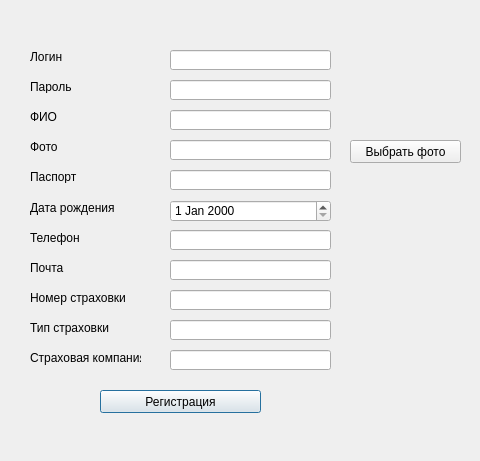
<?xml version="1.0" encoding="UTF-8"?>
<ui version="4.0">
 <class>Dialog</class>
 <widget class="QDialog" name="Dialog">
  <property name="geometry">
   <rect>
    <x>0</x>
    <y>0</y>
    <width>480</width>
    <height>461</height>
   </rect>
  </property>
  <property name="windowTitle">
   <string>Dialog</string>
  </property>
  <widget class="QLineEdit" name="reg_username">
   <property name="geometry">
    <rect>
     <x>170</x>
     <y>50</y>
     <width>161</width>
     <height>20</height>
    </rect>
   </property>
  </widget>
  <widget class="QLineEdit" name="reg_password">
   <property name="geometry">
    <rect>
     <x>170</x>
     <y>80</y>
     <width>161</width>
     <height>20</height>
    </rect>
   </property>
  </widget>
  <widget class="QLineEdit" name="reg_fullname">
   <property name="geometry">
    <rect>
     <x>170</x>
     <y>110</y>
     <width>161</width>
     <height>20</height>
    </rect>
   </property>
  </widget>
  <widget class="QPushButton" name="register_submit">
   <property name="geometry">
    <rect>
     <x>100</x>
     <y>390</y>
     <width>161</width>
     <height>23</height>
    </rect>
   </property>
   <property name="text">
    <string>Регистрация</string>
   </property>
  </widget>
  <widget class="QLabel" name="label">
   <property name="geometry">
    <rect>
     <x>30</x>
     <y>50</y>
     <width>47</width>
     <height>13</height>
    </rect>
   </property>
   <property name="text">
    <string>Логин</string>
   </property>
  </widget>
  <widget class="QLabel" name="label_2">
   <property name="geometry">
    <rect>
     <x>30</x>
     <y>80</y>
     <width>47</width>
     <height>13</height>
    </rect>
   </property>
   <property name="text">
    <string>Пароль</string>
   </property>
  </widget>
  <widget class="QLabel" name="label_3">
   <property name="geometry">
    <rect>
     <x>30</x>
     <y>110</y>
     <width>47</width>
     <height>13</height>
    </rect>
   </property>
   <property name="text">
    <string>ФИО</string>
   </property>
  </widget>
  <widget class="QLabel" name="label_5">
   <property name="geometry">
    <rect>
     <x>30</x>
     <y>140</y>
     <width>47</width>
     <height>13</height>
    </rect>
   </property>
   <property name="text">
    <string>Фото</string>
   </property>
  </widget>
  <widget class="QPushButton" name="choose_photo_button">
   <property name="geometry">
    <rect>
     <x>350</x>
     <y>140</y>
     <width>111</width>
     <height>23</height>
    </rect>
   </property>
   <property name="text">
    <string>Выбрать фото</string>
   </property>
  </widget>
  <widget class="QLineEdit" name="reg_passport">
   <property name="geometry">
    <rect>
     <x>170</x>
     <y>170</y>
     <width>161</width>
     <height>20</height>
    </rect>
   </property>
  </widget>
  <widget class="QDateEdit" name="reg_birthdate">
   <property name="geometry">
    <rect>
     <x>170</x>
     <y>200</y>
     <width>161</width>
     <height>22</height>
    </rect>
   </property>
  </widget>
  <widget class="QLineEdit" name="reg_phone">
   <property name="geometry">
    <rect>
     <x>170</x>
     <y>230</y>
     <width>161</width>
     <height>20</height>
    </rect>
   </property>
  </widget>
  <widget class="QLineEdit" name="reg_email">
   <property name="geometry">
    <rect>
     <x>170</x>
     <y>260</y>
     <width>161</width>
     <height>20</height>
    </rect>
   </property>
  </widget>
  <widget class="QLineEdit" name="reg_insurance_number">
   <property name="geometry">
    <rect>
     <x>170</x>
     <y>290</y>
     <width>161</width>
     <height>20</height>
    </rect>
   </property>
  </widget>
  <widget class="QLineEdit" name="reg_insurance_type">
   <property name="geometry">
    <rect>
     <x>170</x>
     <y>320</y>
     <width>161</width>
     <height>20</height>
    </rect>
   </property>
  </widget>
  <widget class="QLineEdit" name="reg_insurance_company">
   <property name="geometry">
    <rect>
     <x>170</x>
     <y>350</y>
     <width>161</width>
     <height>20</height>
    </rect>
   </property>
  </widget>
  <widget class="QLabel" name="label_6">
   <property name="geometry">
    <rect>
     <x>30</x>
     <y>170</y>
     <width>47</width>
     <height>13</height>
    </rect>
   </property>
   <property name="text">
    <string>Паспорт</string>
   </property>
  </widget>
  <widget class="QLabel" name="label_7">
   <property name="geometry">
    <rect>
     <x>30</x>
     <y>200</y>
     <width>101</width>
     <height>16</height>
    </rect>
   </property>
   <property name="text">
    <string>Дата рождения</string>
   </property>
  </widget>
  <widget class="QLabel" name="label_8">
   <property name="geometry">
    <rect>
     <x>30</x>
     <y>230</y>
     <width>101</width>
     <height>16</height>
    </rect>
   </property>
   <property name="text">
    <string>Телефон</string>
   </property>
  </widget>
  <widget class="QLabel" name="label_9">
   <property name="geometry">
    <rect>
     <x>30</x>
     <y>260</y>
     <width>101</width>
     <height>16</height>
    </rect>
   </property>
   <property name="text">
    <string>Почта</string>
   </property>
  </widget>
  <widget class="QLabel" name="label_10">
   <property name="geometry">
    <rect>
     <x>30</x>
     <y>290</y>
     <width>101</width>
     <height>16</height>
    </rect>
   </property>
   <property name="text">
    <string>Номер страховки</string>
   </property>
  </widget>
  <widget class="QLabel" name="label_11">
   <property name="geometry">
    <rect>
     <x>30</x>
     <y>320</y>
     <width>101</width>
     <height>16</height>
    </rect>
   </property>
   <property name="text">
    <string>Тип страховки</string>
   </property>
  </widget>
  <widget class="QLabel" name="label_12">
   <property name="geometry">
    <rect>
     <x>30</x>
     <y>350</y>
     <width>111</width>
     <height>16</height>
    </rect>
   </property>
   <property name="text">
    <string>Страховая компания</string>
   </property>
  </widget>
  <widget class="QLineEdit" name="reg_photo">
   <property name="geometry">
    <rect>
     <x>170</x>
     <y>140</y>
     <width>161</width>
     <height>20</height>
    </rect>
   </property>
  </widget>
 </widget>
 <resources/>
 <connections/>
</ui>
